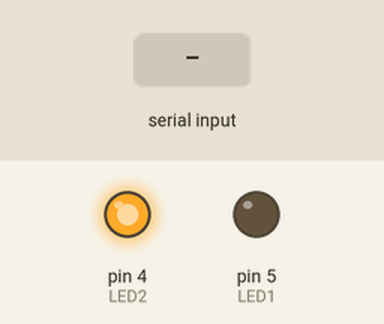
The sketch below on a simulated Arduino Uno, built with avr-gcc and run on an emulated ATmega328P. Shown: output pins drawn as LEDs (lit = HIGH). Inputs (shaded band) come from the test bench. What the sketch prints to the serial monitor is not drawn.

Above: at 1.2 s.
1.3 s: "2" received over Serial
At 1.7 s:
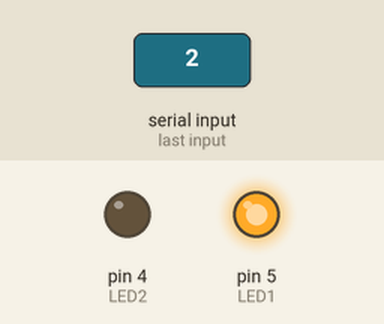
Timing chart, 0 to 4.8 s (numbered marks = the images above; inputs shaded):
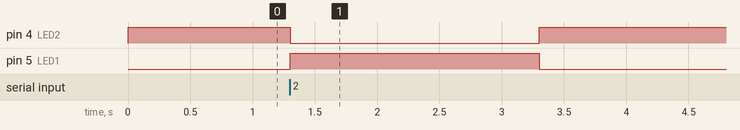

The sketch:

if_else_tutorial_serial_read.ino
```cpp
int x = 3;
int LED1 = 5;
int LED2 = 4;

void setup() {
  pinMode (4, OUTPUT);
  pinMode (5, OUTPUT);
  Serial.begin(9600);
  Serial.print("Enter a number");
}

void loop() {

  if (Serial.available()) {
    x = Serial.read();
    //Serial.println(x);
    if (x == 50) {
      digitalWrite (LED1, HIGH);
      digitalWrite (LED2, LOW);
      delay (2000);
    }
  }

  else {
    digitalWrite (LED1, LOW);
    digitalWrite (LED2, HIGH);
  }

}
```

Measured:
- after the input at 1.3 s, pin 4 (LED2): HIGH → LOW at once, → HIGH 2.0 s later; pin 5 (LED1): LOW → HIGH at once, → LOW 2.0 s later
